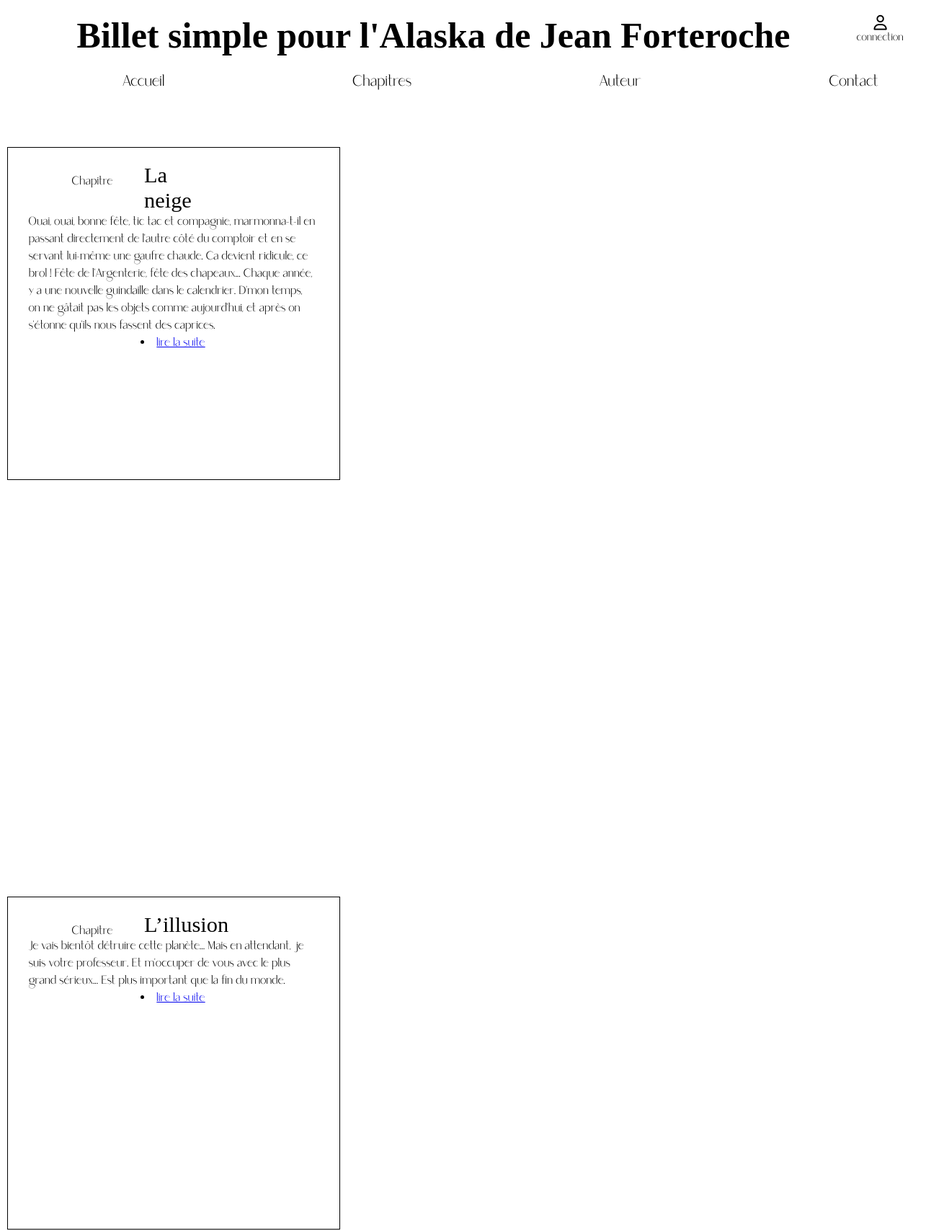
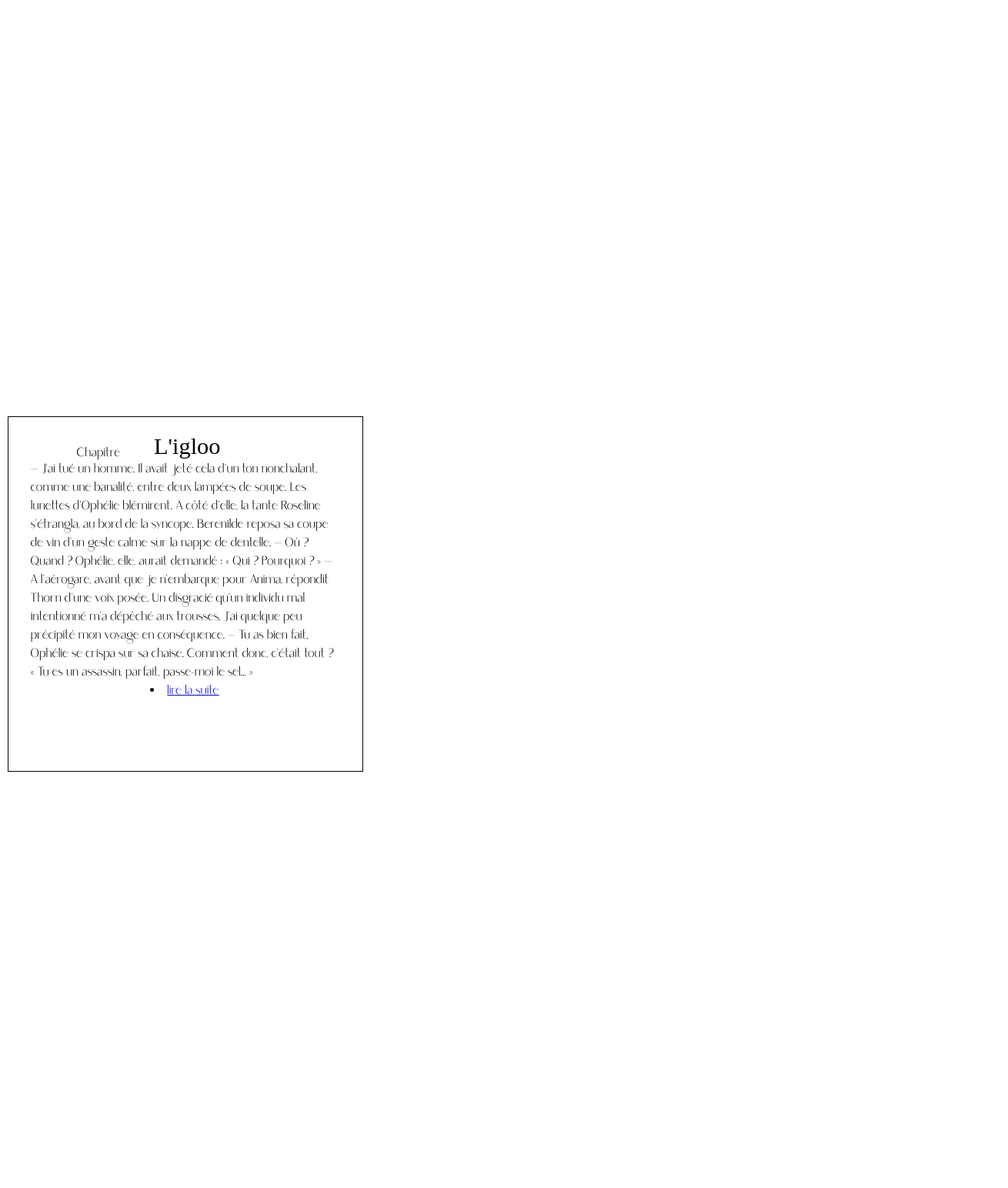
Screenshot of /index.php?action=chapitre (upper part) with the database file from the repository (2 pictures, top to bottom).
### tables this page shows
CREATE TABLE `chapitre` (
  `ID` int(255) NOT NULL,
  `chapitre-number` text NOT NULL,
  `chapitre-titre` text NOT NULL,
  `chapitre-text` text NOT NULL,
  `images` text NOT NULL,
  `brouillon` tinyint(1) NOT NULL
);

### controller/front-end/controller.php (called while the page is built, shortened)
<?php
function directionchapitre()
    {
        require('Model/front-end/chapitre.php');
        $instanceclasse = new mChapitre();
        $nbrtwo = $instanceclasse-> lafonction();
require('view/front-end/Chapitre.php');
    }
?>

### Model/front-end/chapitre.php (called while the page is built)
<?php
class mChapitre {
public function lafonction() {
require('Model/front-end/connexion.php');
$reponse = $bdd->query('SELECT * FROM Chapitre');
$reponse->execute();
        $data = $reponse->fetchAll();
        return $data;
        $rereponseq->cloreCursor();}
}
?>

### view/front-end/Chapitre.php (the view, shortened to what this page needs)
<section>
<?php  foreach ($nbrtwo as $donnees) : ?>
<div class="chapitre">
<div id="chapitrenbr">Chapitre </div><div id="chaptirenumber"><div id="nbr"><?php echo $donnees['chaptirenumber']?></div></div>
<div id='chapitre-titre'><?php echo $donnees['chapitre-titre']?></div>
<div id="chapitre-text"><?php echo $donnees['chapitre-text']?><br><li id="suite"><a id="suite"href="#">lire la suite</a></li>
</div><?php endforeach; ?>
 </div>
</section>
<?php $content = ob_get_clean() ; ?>
<?php include('template.php'); ?>

### index.php (shortened to what this page needs)
<?php
require('controller/front-end/controller.php');
if (isset($_GET['action']))
{
        switch ($_GET['action'])
        {
            case 'chapitre':
            directionchapitre();
            break;
        }
}
else{
    directionaccueil();
}
?>

### view/front-end/template.php (shortened to what this page needs)
<!DOCTYPE html>
<html>
	<head>
		<link rel="stylesheet" href="style.css" />
	</head>
<body>
    <div id="contenaire">
        <?php require ('header.php'); ?>
        <main><?= $content ?></main>
        </div>
</body>
</html>

### view/front-end/header.php
<header>
    <section id="menuheader">
        <div id="banniere_menu">
            <button class="far fa-user" id="admin"><p id="connection"><br>connection</p></button>
            <h1 id="titre">Billet simple pour l'Alaska de Jean Forteroche</h1>
             <div id="barre">
                 <nav>
                     <ul>
                        <li class="naviguation"><a href="index.php?action=accueil">Accueil</a></li>
                        <li class="naviguation"><a href="index.php?action=chapitre">Chapitres</a></li>
                        <li class="naviguation"><a href="index.php?action=auteur">Auteur</a></li>
                        <li class="naviguation"><a href="index.php?action=contact">Contact</a></li>
                    </ul>
                 </nav>
            </div>
          </div>
    </section>
</header>

### style.css (style rules this page uses)
html, body { margin: 0; padding: 0; width: 100%; height: 100%; }
h1 { font-family: caroline; display:flex; justify-content: center; font-size: 50px; margin: 20px; }
header { display: block; height: 70px; }
header ul { list-style-type: none; display: flex; width: 100%; }
header li { margin: auto; }
header a { font-family: Saudagar; font-size: 1.3em; color: black; text-decoration: none; }
p { font-family: Saudagar; }
#suite { text-align: center; }
#chapitre-titre { font-family: caroline; font-size:1.9em; display: block; position: relative; top: -450px; width: 100px; margin-left :200px; }
#chapitre-text { font-family: "Saudagar"; display: inline-block; word-wrap: break-word; position: relative; top: -450px; margin-left :40px; width: 400px; height: 380px; overflow: hidden; }
#chaptirenumber { display: block; height: 400px; width: 400px; margin: 10px; padding: 30px; border-width:1px; border-style:solid; border-color:black; margin-top:90px; overflow: scroll; }
#chapitrenbr { display: block; font-family: "Saudagar"; position: relative; top:150px; left: 100px; }
#admin { display: block; font-size: 1.3em; float: right; margin-right: 50px; background-color: white; border:none; }
#connection { display: block; font-size: 0.7em; margin-top: -10px; }
#insta , #facebook ,#twitter , { font-size: 20px; }

### rows the page displays
chapitre: value "La neige", value "Ouai, ouai, bonne fête, tic tac et compagnie, marmonna-t-il en passant directement de l'autre côté du comptoir et en se servant lui-même une gaufre chaude. Ca devient ridicule, ce brol ! Fête de l'Argenterie, fête des chapeaux... Chaque année, y a une nouvelle guindaille dans le calendrier. D'mon temps, on ne gâtait pas les objets comme aujourd'hui, et après on s'étonne qu'ils nous fassent des caprices."
chapitre: value "L’illusion", value "Je vais bientôt détruire cette planète... Mais en attendant, je suis votre professeur. Et m'occuper de vous avec le plus grand sérieux... Est plus important que la fin du monde."
chapitre: value "L'igloo", value "— J’ai tué un homme. Il avait jeté cela d’un ton nonchalant, comme une banalité, entre deux lampées de soupe. Les lunettes d’Ophélie blêmirent. A côté d’elle, la tante Roseline s’étrangla, au bord de la syncope. Berenilde reposa sa coupe de vin d’un geste calme sur la nappe de dentelle. — Où ? Quand ? Ophélie, elle, aurait demandé : « Qui ? Pourquoi ? » — A l’aérogare, avant que je n’embarque pour Anima, répondit Thorn d’une voix posée. Un disgracié qu’un individu mal intentionné m’a dépêché aux trousses. J’ai quelque peu précipité mon voyage en conséquence. — Tu as bien fait. Ophélie se crispa sur sa chaise. Comment donc, c’était tout ? « Tu es un assassin, parfait, passe-moi le sel… »"
